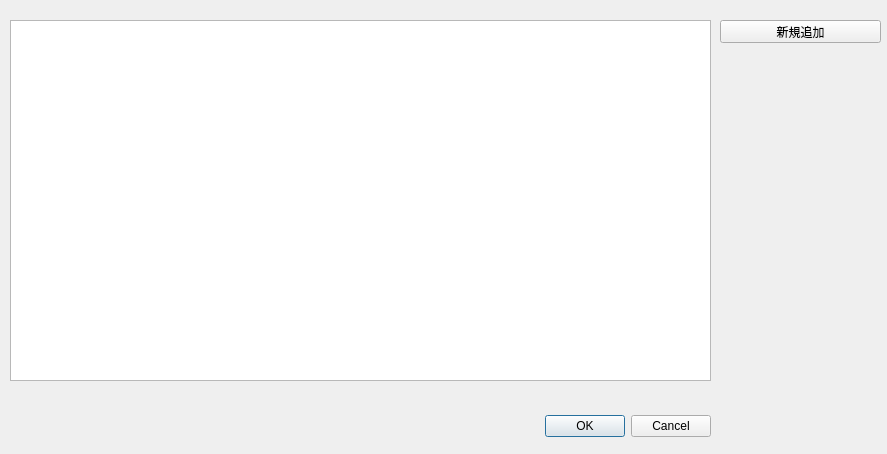
<?xml version="1.0" encoding="UTF-8"?>
<ui version="4.0">
 <class>Dialog</class>
 <widget class="QDialog" name="Dialog">
  <property name="geometry">
   <rect>
    <x>0</x>
    <y>0</y>
    <width>887</width>
    <height>454</height>
   </rect>
  </property>
  <property name="windowTitle">
   <string>Dialog</string>
  </property>
  <widget class="QDialogButtonBox" name="buttonBox">
   <property name="geometry">
    <rect>
     <x>370</x>
     <y>410</y>
     <width>341</width>
     <height>32</height>
    </rect>
   </property>
   <property name="orientation">
    <enum>Qt::Horizontal</enum>
   </property>
   <property name="standardButtons">
    <set>QDialogButtonBox::Cancel|QDialogButtonBox::Ok</set>
   </property>
  </widget>
  <widget class="QTableWidget" name="tableWidget">
   <property name="geometry">
    <rect>
     <x>10</x>
     <y>20</y>
     <width>701</width>
     <height>361</height>
    </rect>
   </property>
  </widget>
  <widget class="QPushButton" name="pushButton">
   <property name="geometry">
    <rect>
     <x>720</x>
     <y>20</y>
     <width>161</width>
     <height>23</height>
    </rect>
   </property>
   <property name="text">
    <string>新規追加</string>
   </property>
  </widget>
 </widget>
 <resources/>
 <connections>
  <connection>
   <sender>buttonBox</sender>
   <signal>accepted()</signal>
   <receiver>Dialog</receiver>
   <slot>accept()</slot>
   <hints>
    <hint type="sourcelabel">
     <x>248</x>
     <y>254</y>
    </hint>
    <hint type="destinationlabel">
     <x>157</x>
     <y>274</y>
    </hint>
   </hints>
  </connection>
  <connection>
   <sender>buttonBox</sender>
   <signal>rejected()</signal>
   <receiver>Dialog</receiver>
   <slot>reject()</slot>
   <hints>
    <hint type="sourcelabel">
     <x>316</x>
     <y>260</y>
    </hint>
    <hint type="destinationlabel">
     <x>286</x>
     <y>274</y>
    </hint>
   </hints>
  </connection>
 </connections>
</ui>
